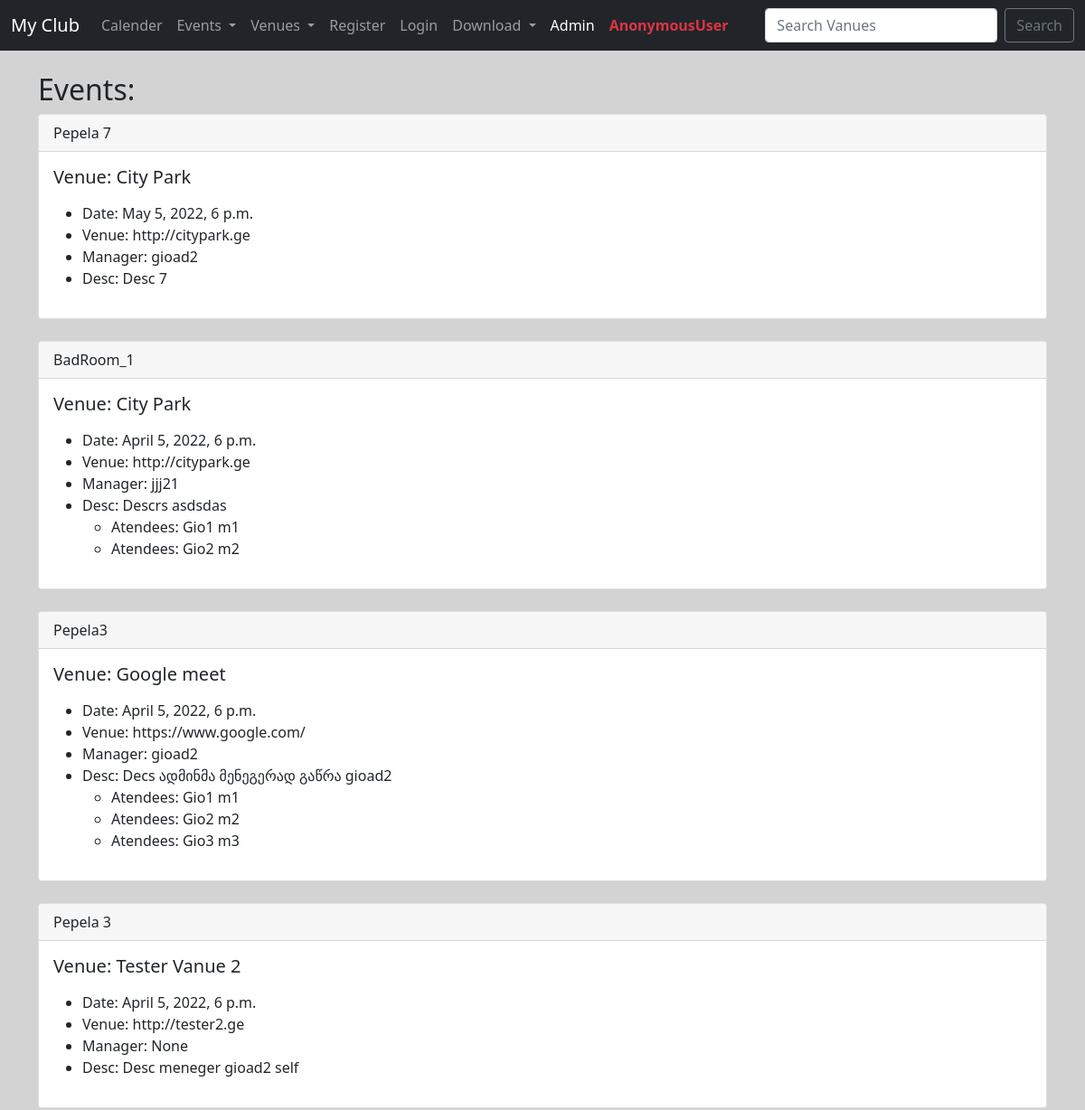
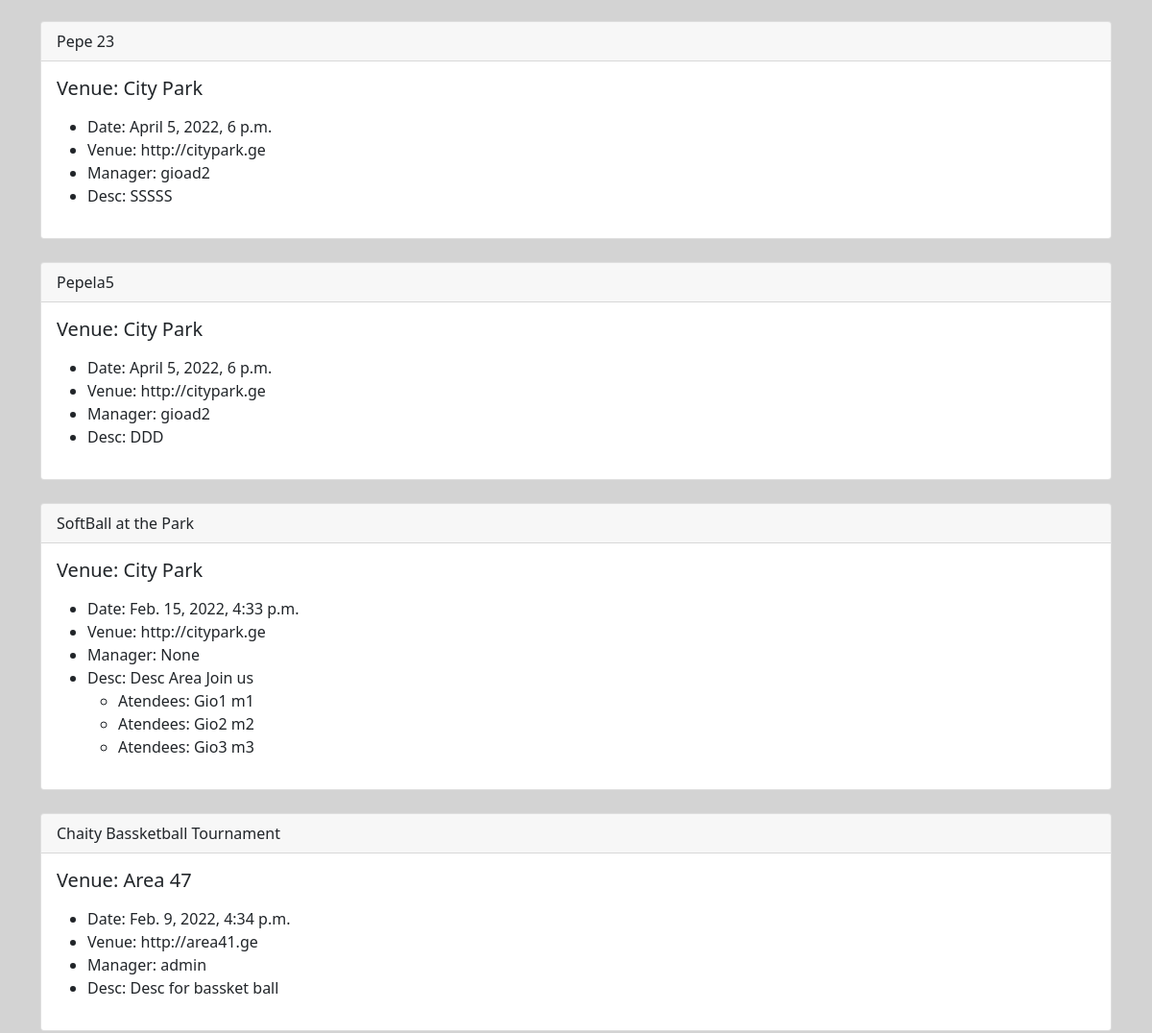
Page /events/ (upper part) on the earlier database version (2 pictures, top to bottom).
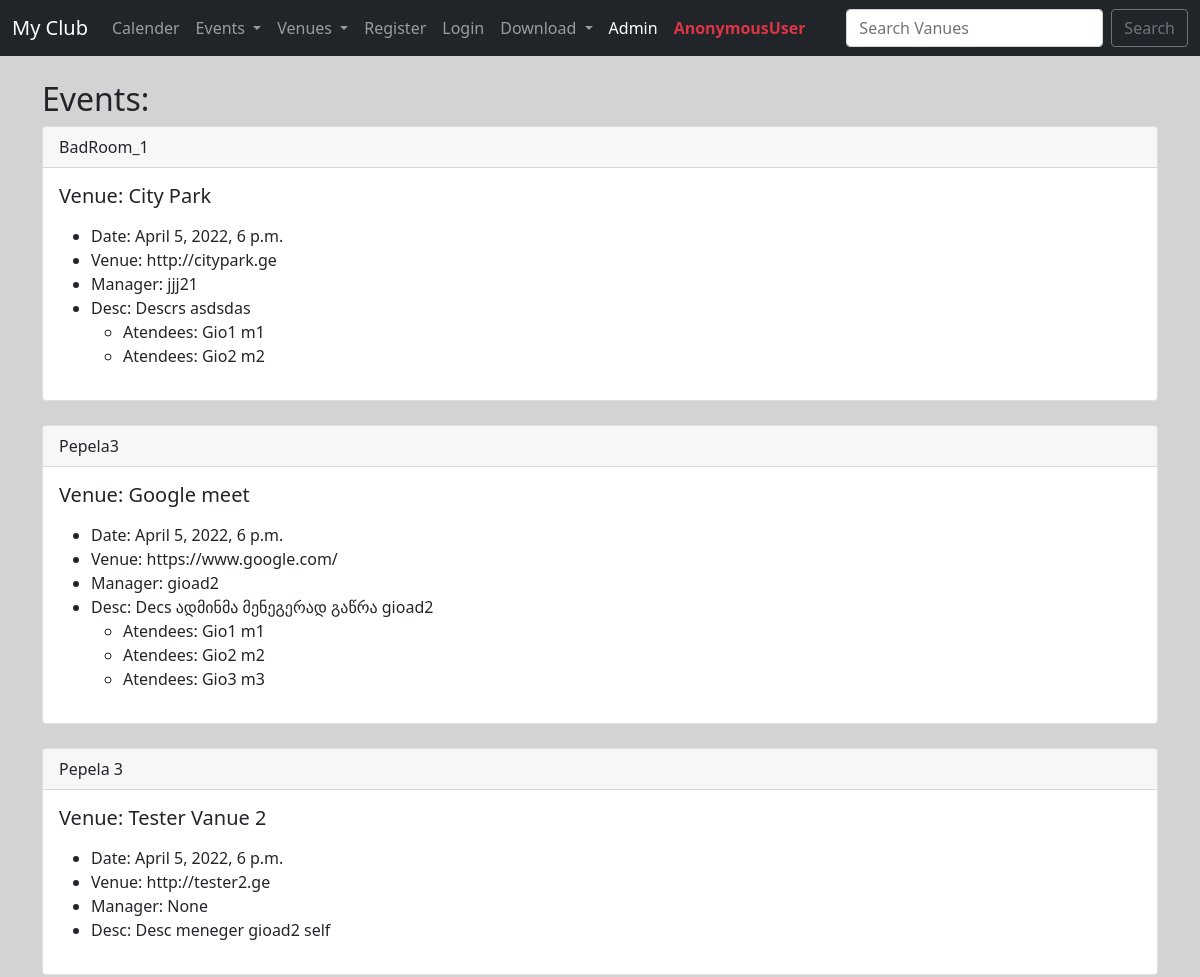
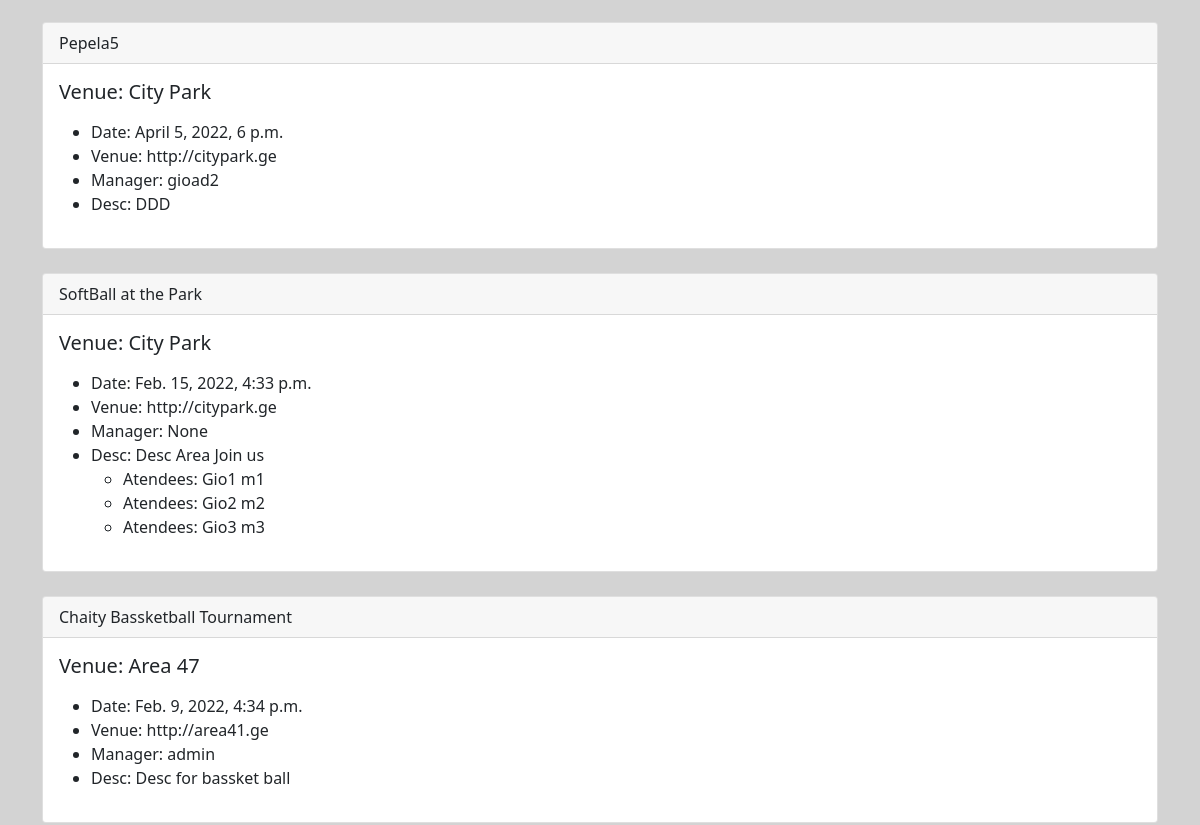
Same page on the later database version (2 pictures, top to bottom).
### events/models.py (models this page shows)
class Event(models.Model):
    name =      models.CharField('Event Name', max_length=120)
    event_date = models.DateTimeField()
    venue  =    models.ForeignKey(Venue, blank=True, null=True, on_delete=models.CASCADE)
    manager =   models.ForeignKey(User, blank=True, null=True, on_delete=models.SET_NULL)
    description = models.TextField(blank=True, null=True)
    attendees = models.ManyToManyField(MyClubUser, blank=True)
    def __str__(self) -> str:
        return self.name

class Venue(models.Model):
    name =      models.CharField('Venue Name', max_length=120)
    address =   models.CharField(max_length=220)
    zip_code =  models.CharField('Zip Code', max_length=15)
    phone =     models.CharField('Contact Phone', max_length=120, blank=True)
    web =       models.URLField('Website Address', blank=True)
    email_address = models.EmailField('Email Address', blank=True)
    owner = models.IntegerField("Venue Owner", blank=False, default=1)
    def __str__(self) -> str:
        return self.name

class MyClubUser(models.Model):
    first_name =    models.CharField(max_length=244)
    last_name =    models.CharField(max_length=244)
    Email =    models.EmailField('User Email')
    def __str__(self) -> str:
        return self.first_name + ' ' + self.last_name

### events/views.py (the view)
# urls.py: path('events/', views.all_events,  name='list-events'),
def all_events(request):
    event_list = Event.objects.all().order_by('-event_date')
    return render(request, 'events/event_list.html', {'event_list':event_list})

### events/templates/events/event_list.html (shortened to what this page needs)
{% extends 'events/base.html' %}
{% block content %}
<h2> Events: </h2>
{% for item in event_list %}
<div class="card">
    <div class="card-header">
        {{ item }}
    </div>
    <div class="card-body">
        <h5 class="card-title">Venue: {{ item.venue }}</h5>
        <p class="card-text">
        <ul>
            <li>Date: {{ item.event_date }}</li>
            <li>Venue: {{ item.venue.web }}</li>
            <li>Manager: {{ item.manager }}</li>
            <li>Desc: {{ item.description }}</li>
            <ul>
                {% for user in item.attendees.all %}
                <li>Atendees: {{ user }}</li>
                {% endfor %}
            </ul>
        </ul>
        </p>
    </div>
</div>
<br>
{% endfor %}
{% endblock %}

Differences in the rows shown:
removed Event: name "Pepela 7", venue "City Park", event_date "May 5, 2022, 6 p.m.", venue.web "http://citypark.ge", manager "gioad2", description "Desc 7"
removed Event: name "Pepe 23", venue "City Park", event_date "April 5, 2022, 6 p.m.", venue.web "http://citypark.ge", manager "gioad2", description "SSSSS"
